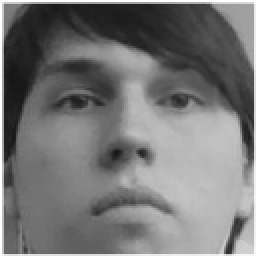
#> input picture correctfaces/img0.png, 128 x 128 px (shown 2 times larger)
$ python -i eigenface.py   (imports and definitions only)
#> lines starting #> are read from the running program, lines starting #| are printed output that depends on the picture
#> further down, picture is the input picture: shape (128, 128, 3); min 21, max 255, mean 117.8
from camerapro import *
from facecrop import *

import numpy as np

from numpy import linalg as LA, true_divide
import os

import warnings
# [1 line not run here, left out]

#to be deleted once we can pass an image in through another function


def isme(img):

    dim = (64,64)
    with open('eigenvectorsbest.npy','rb') as f:
#> (reads eigenvectorsbest.npy from the repository)
        eigenvectors = np.load(f)
    with open('eigenmean.npy','rb') as f:
#> (reads eigenmean.npy from the repository)
        eigenmean = np.load(f)

    for filename in os.listdir('correctfaces'):
        mytimg = cv2.imread(os.path.join('correctfaces', filename))

        meis = cv2.cvtColor(cv2.resize(mytimg, dim, interpolation = cv2.INTER_AREA), cv2.COLOR_BGR2GRAY)#resize
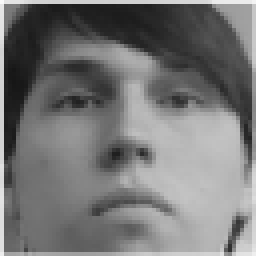
#> meis: shape (64, 64) (shown 4 times larger); min 22, max 249, mean 117.9
        #print(meis.shape)
        try:
            correcteigs = np.append(correcteigs,np.ubyte(meis.reshape((meis.size,1))),1)
        except Exception:
            correcteigs = np.ubyte(meis.reshape((meis.size,1)))
#> correcteigs = 4096 values, max 249 at index 0, min 22 at index 1091, mean 117.9
#> pass 2 of the loop in isme, `for filename in os.listdir('correctfaces'):`:
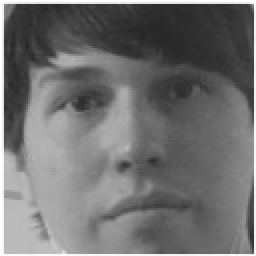
#> input picture correctfaces/img13.png, 128 x 128 px (shown 2 times larger)
#> in isme, mytimg is the input picture: shape (128, 128, 3); min 37, max 255, mean 112.4
#> in isme, `meis = cv2.cvtColor(cv2.resize(mytimg, dim, interpolation = cv2.INTER_..`:
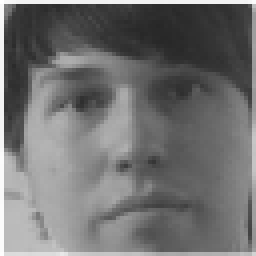
#> meis: shape (64, 64) (shown 4 times larger); min 39, max 255, mean 112.6
#> in isme, `correcteigs = np.append(correcteigs,np.ubyte(meis.reshape((meis.size,1..`: correcteigs = 4096 pairs, first value 22 to 249, second value 39 to 255
    mcorrecteigs = correcteigs               -eigenmean
#> mcorrecteigs = 4096 pairs, first value -123.9 to 110.5, second value -119.8 to 90.54
    #print(mcorrecteigs.shape)
    cvec,cresid,crank,cs = np.linalg.lstsq(eigenvectors.T,mcorrecteigs)
#> cvec = 40 pairs, first value -112.9 to 69.1, second value -74.4 to 63.65; cresid = [11384938.4, 8834306]; crank = 40; cs = 40 values, max 1 at index 0, min 1 at index 38, mean 1
    #print(cvec.shape)

    bruhimg = cv2.resize(img, dim, interpolation = cv2.INTER_AREA)#resize
#> (the run stopped early here; a loop or call above may not have finished)
